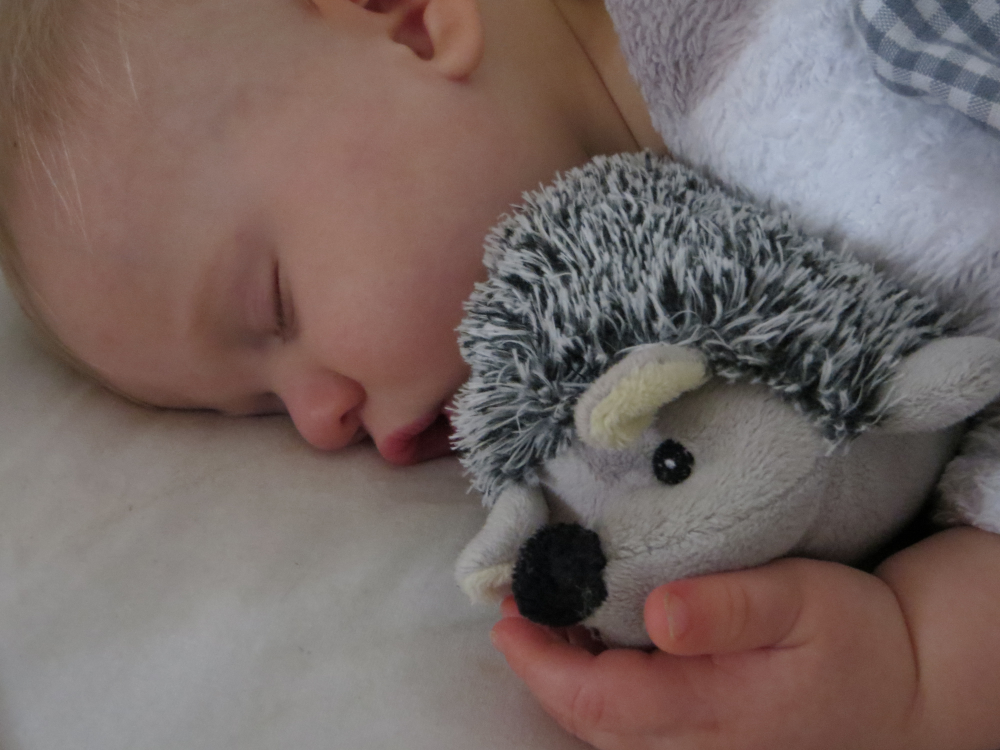
#> input picture backend/images/IMG_2280.JPG, 4000 x 3000 px (shown at 1/4 size); its folder holds 4 pictures in this run
$ python readexif.py
#> lines starting #> are read from the running program, lines starting #| are printed output that depends on the picture
from PIL import Image
from PIL.ExifTags import TAGS
import os, glob, json
from operator import itemgetter
from datetime import datetime

imageDir = 'images'

def addMetadata(picPath):
#> called with picPath = 'images/IMG_2280.JPG'
	img = Image.open(picPath)
#> img is the input picture: PIL image 4000x3000 RGB; mean R, G, B 117.8, 102.9, 99.5

	exif_data = img._getexif()
#> exif_data = 44 items

	exif = {
		TAGS[k]: v
		for k, v in exif_data.items()
		if k in TAGS
	}
#> exif = 44 items

	print(exif['DateTimeOriginal'])
#| 2014:02:16 13:37:03

	date = [int(y) for x in exif['DateTimeOriginal'].split(' ') for y in x.split(':')]
#> date = [2014, 2, 16, 13, 37, 3]
	date = datetime(date[0], date[1], date[2], date[3], date[4], date[5])

	data = {
		'image': {
			'src': picPath,
			'width': exif['ExifImageWidth'],
			'height': exif['ExifImageHeight'],
		},
		'date': date.isoformat(),
		'colspan': 4,
		'rowspan': 3
	}

	img.thumbnail((80, 80))
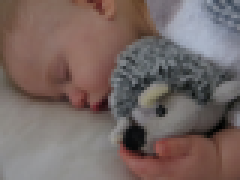
#> img: PIL image 80x60 RGB (shown 3 times larger); mean R, G, B 117.8, 102.9, 99.5
	img.save('../compiled/'+picPath, "JPEG", quality=80, optimize=True, progressive=True)

	return data

metadata = [addMetadata(picPath) for picPath in glob.glob(os.path.join(imageDir, '*'))]
#> call 2 of addMetadata, with picPath = 'images/IMG_2286.JPG'
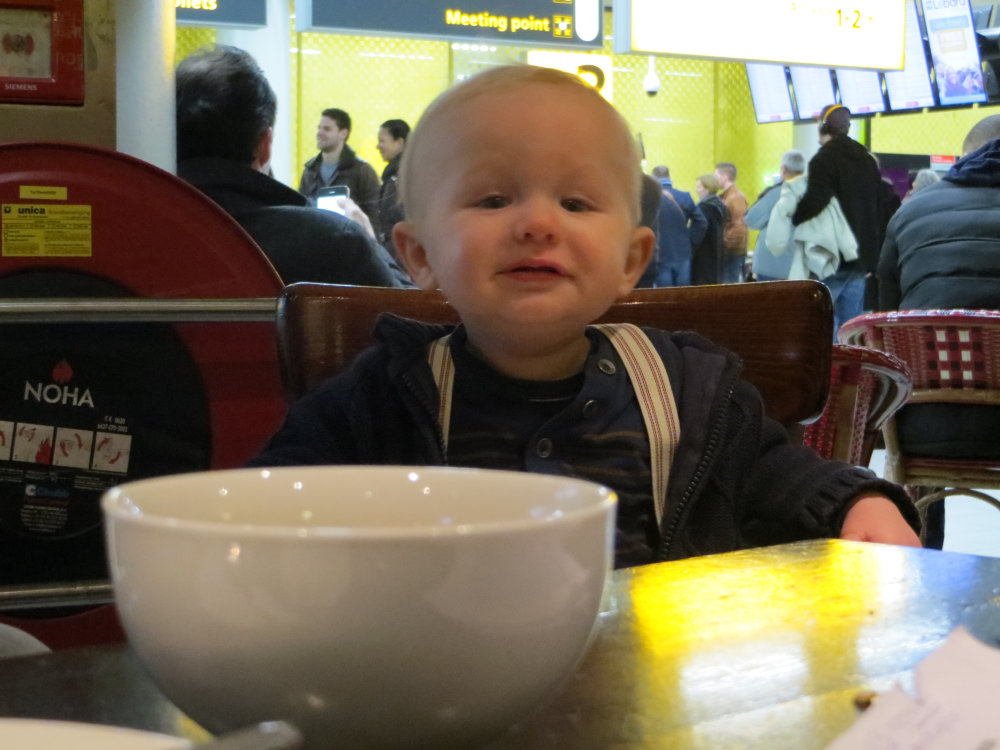
#> input picture backend/images/IMG_2286.JPG, 4000 x 3000 px (shown at 1/4 size)
#> in addMetadata, img is the input picture: PIL image 4000x3000 RGB; mean R, G, B 114, 105.4, 86.7
#| 2014:02:20 08:43:03
#> in addMetadata (call 2), `date = [int(y) for x in exif['DateTimeOriginal'].split(' ') for y in x..`: date = [2014, 2, 20, 8, 43, 3]
#> in addMetadata (call 2), `img.thumbnail((80, 80))`:
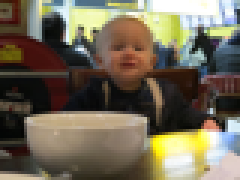
#> img: PIL image 80x60 RGB (shown 3 times larger); mean R, G, B 114, 105.3, 86.7
#> call 3 of addMetadata, with picPath = 'images/IMG_2299.JPG'
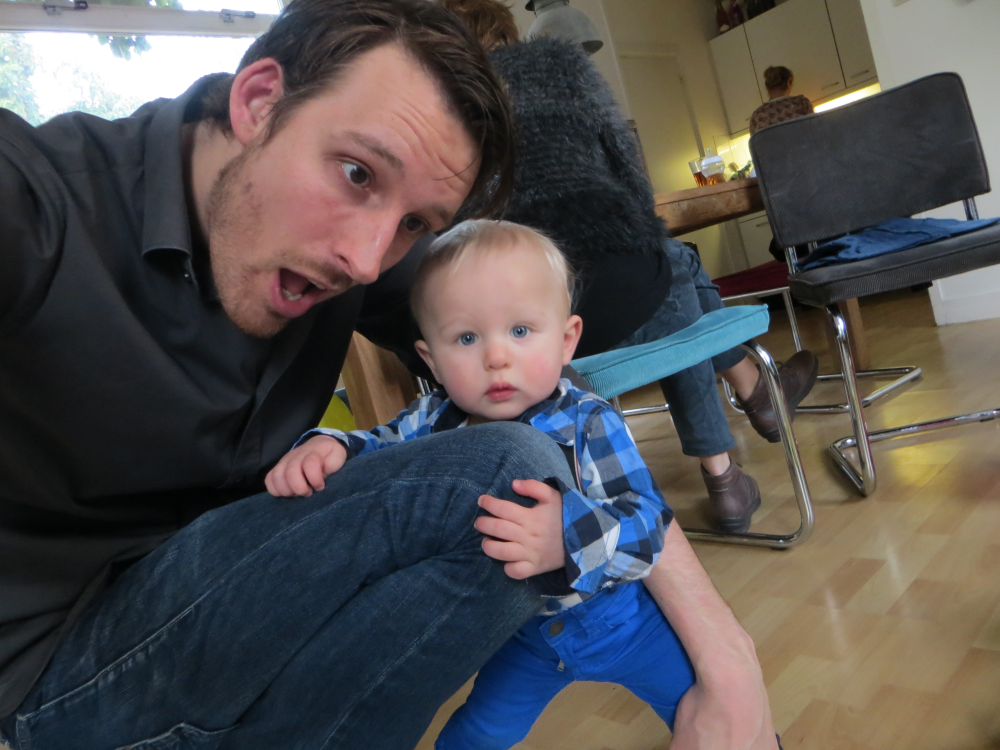
#> input picture backend/images/IMG_2299.JPG, 4000 x 3000 px (shown at 1/4 size)
#> in addMetadata, img is the input picture: PIL image 4000x3000 RGB; mean R, G, B 83.7, 80.1, 79.8
#| 2014:02:22 16:50:09
#> in addMetadata (call 3), `date = [int(y) for x in exif['DateTimeOriginal'].split(' ') for y in x..`: date = [2014, 2, 22, 16, 50, 9]
#> in addMetadata (call 3), `img.thumbnail((80, 80))`:
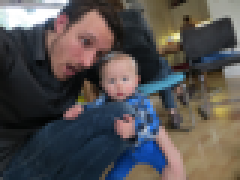
#> img: PIL image 80x60 RGB (shown 3 times larger); mean R, G, B 83.7, 80.1, 79.8
#> call 4 of addMetadata, with picPath = 'images/IMG_2313.JPG'
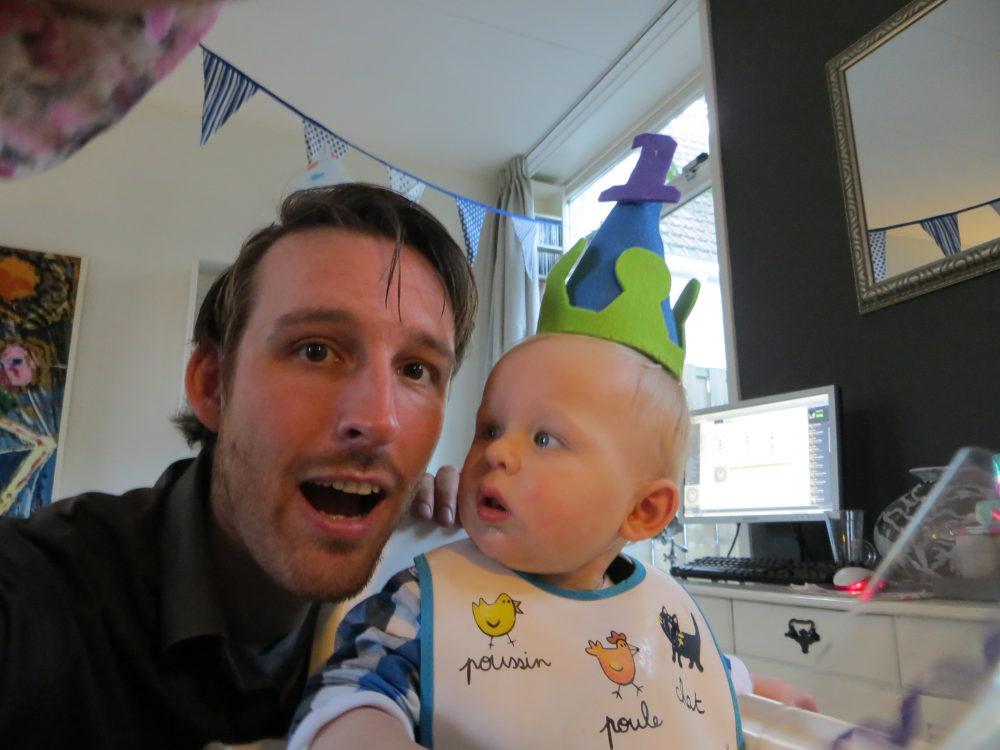
#> input picture backend/images/IMG_2313.JPG, 4000 x 3000 px (shown at 1/4 size)
#> in addMetadata, img is the input picture: PIL image 4000x3000 RGB; mean R, G, B 111, 103.6, 97.7
#| 2014:02:22 17:47:02
#> in addMetadata (call 4), `date = [int(y) for x in exif['DateTimeOriginal'].split(' ') for y in x..`: date = [2014, 2, 22, 17, 47, 2]
#> in addMetadata (call 4), `img.thumbnail((80, 80))`:
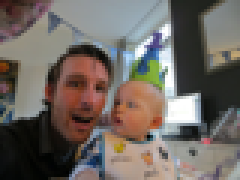
#> img: PIL image 80x60 RGB (shown 3 times larger); mean R, G, B 111, 103.5, 97.7
metadata = sorted(metadata, key=itemgetter('date'))
#> metadata = 4 items

jsonFile = open("metadata.json", "w")
jsonFile.write(json.dumps(metadata))
jsonFile.close()
